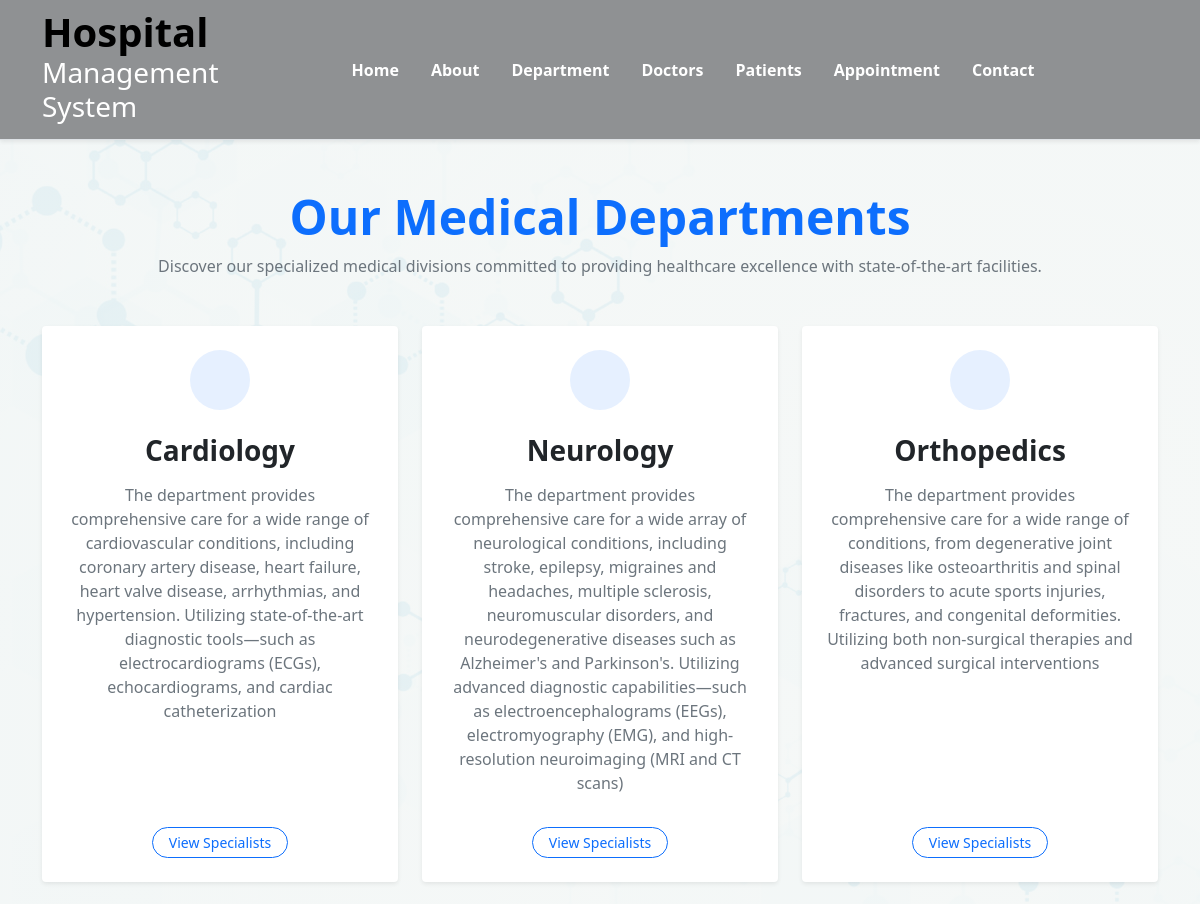
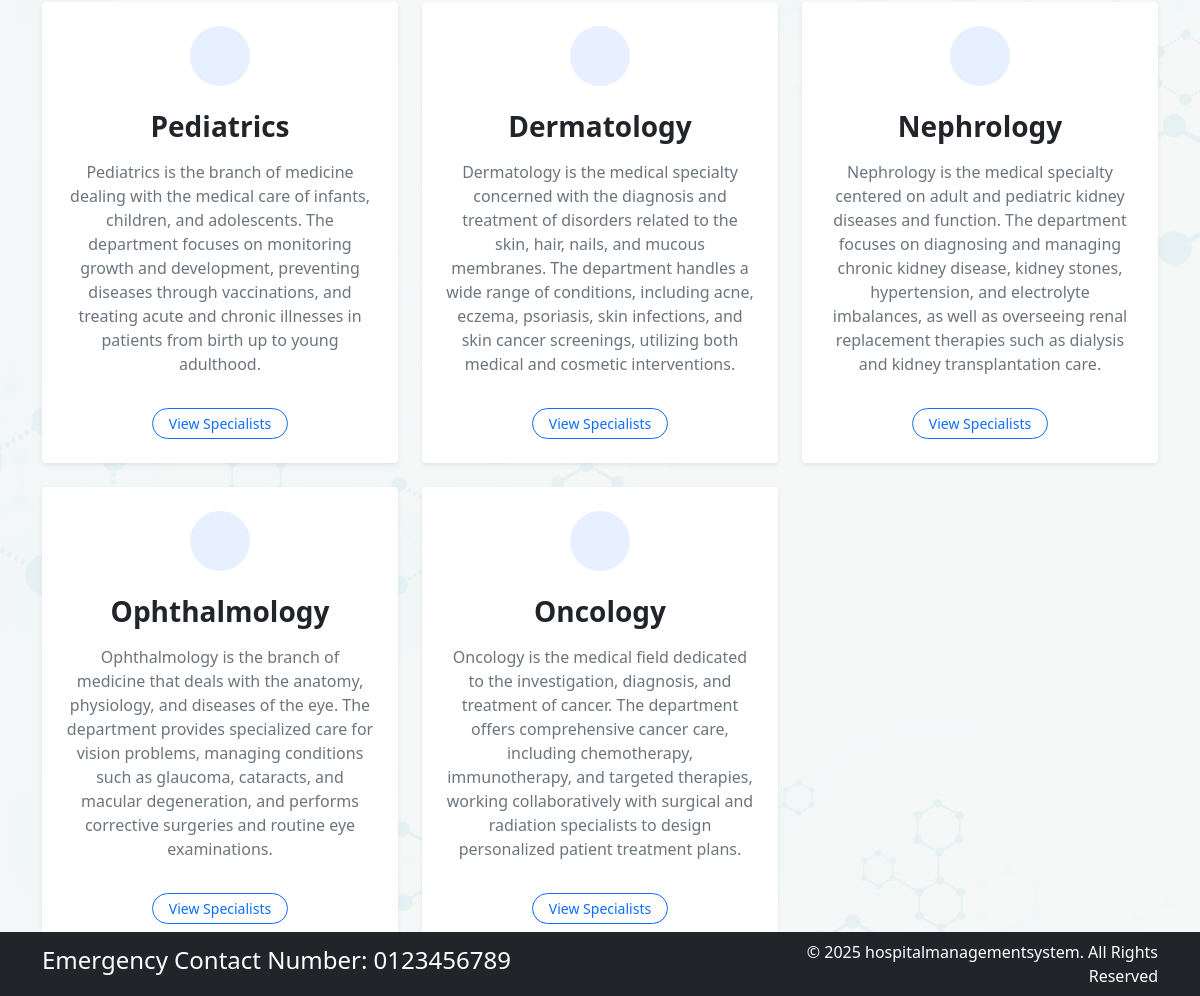
Screenshot of /department with the database file from the repository (2 pictures, top to bottom).
### hospital/models.py (models this page shows, shortened)
class Department(models.Model):
    department_name = models.CharField(max_length=100)
    department_description= models.TextField()

### hospital/views.py (the view)
# urls.py: path('department',views.department,name='department'),
def department(request):
    dict_dept = {
        'dept_name': Department.objects.all()
    }
    return render(request, 'department.html',dict_dept)

### templates/department.html (shortened to what this page needs)
{% extends 'dummy_base.html' %}
{% block content %}
<div style="background: linear-gradient(rgba(244, 247, 246, 0.9), rgba(244, 247, 246, 0.9)), url('/static/images/back1.jpg'); min-height: 100vh;">
    <div class="container py-5">
        <div class="text-center mb-5">
            <h1 class="display-5 fw-bold text-primary">Our Medical Departments</h1>
            <p class="text-muted max-w-2xl mx-auto">Discover our specialized medical divisions committed to providing healthcare excellence with state-of-the-art facilities.</p>
        </div>
        <div class="row row-cols-1 row-cols-md-2 row-cols-lg-3 g-4">
            {% for p in dept_name %}
            <div class="col">
                <div class="card h-100 border-0 shadow-sm transition-hover">
                    <div class="card-body p-4 text-center">
                        <div class="d-inline-flex align-items-center justify-content-center bg-primary bg-opacity-10 text-primary rounded-circle mb-4" style="width: 60px; height: 60px;">
                        </div>
                        <h3 class="card-title fw-bold text-dark mb-3">{{ p.department_name }}</h3>
                        <p class="card-text text-muted leading-relaxed">{{ p.department_description }}</p>
                    </div>
                    <div class="card-footer bg-transparent border-0 text-center pb-4">
                        <a href="{% url 'doctor' %}?department={{ p.id }}" class="btn btn-sm btn-outline-primary px-3 rounded-pill">View Specialists</a>
                    </div>
                </div>
            </div>
            {% endfor %}
        </div>
    </div>
</div>
{% endblock %}

### templates/department.html (style rules this page uses)
.transition-hover { transition: transform 0.2s ease-in-out, box-shadow 0.2s ease-in-out; }

### rows the page displays
Department: department_name "Cardiology", department_description "The department provides comprehensive care for a wide range of cardiovascular conditions, including coronary artery disease, heart failure, heart valve disease, arrhythmias, and hypertension. Utilizing state-of-the-art diagnostic tools—such as electrocardiograms (ECGs), echocardiograms, and cardiac catheterization"
Department: department_name "Neurology", department_description "The department provides comprehensive care for a wide array of neurological conditions, including stroke, epilepsy, migraines and headaches, multiple sclerosis, neuromuscular disorders, and neurodegenerative diseases such as Alzheimer's and Parkinson's. Utilizing advanced diagnostic capabilities—such as electroencephalograms (EEGs), electromyography (EMG), and high-resolution neuroimaging (MRI and CT scans)"
Department: department_name "Orthopedics", department_description "The department provides comprehensive care for a wide range of conditions, from degenerative joint diseases like osteoarthritis and spinal disorders to acute sports injuries, fractures, and congenital deformities. Utilizing both non-surgical therapies and advanced surgical interventions"
Department: department_name "Pediatrics", department_description "Pediatrics is the branch of medicine dealing with the medical care of infants, children, and adolescents. The department focuses on monitoring growth and development, preventing diseases through vaccinations, and treating acute and chronic illnesses in patients from birth up to young adulthood."
Department: department_name "Dermatology", department_description "Dermatology is the medical specialty concerned with the diagnosis and treatment of disorders related to the skin, hair, nails, and mucous membranes. The department handles a wide range of conditions, including acne, eczema, psoriasis, skin infections, and skin cancer screenings, utilizing both medical and cosmetic interventions."
Department: department_name "Nephrology", department_description "Nephrology is the medical specialty centered on adult and pediatric kidney diseases and function. The department focuses on diagnosing and managing chronic kidney disease, kidney stones, hypertension, and electrolyte imbalances, as well as overseeing renal replacement therapies such as dialysis and kidney transplantation care."
Department: department_name "Ophthalmology", department_description "Ophthalmology is the branch of medicine that deals with the anatomy, physiology, and diseases of the eye. The department provides specialized care for vision problems, managing conditions such as glaucoma, cataracts, and macular degeneration, and performs corrective surgeries and routine eye examinations."
Department: department_name "Oncology", department_description "Oncology is the medical field dedicated to the investigation, diagnosis, and treatment of cancer. The department offers comprehensive cancer care, including chemotherapy, immunotherapy, and targeted therapies, working collaboratively with surgical and radiation specialists to design personalized patient treatment plans."
